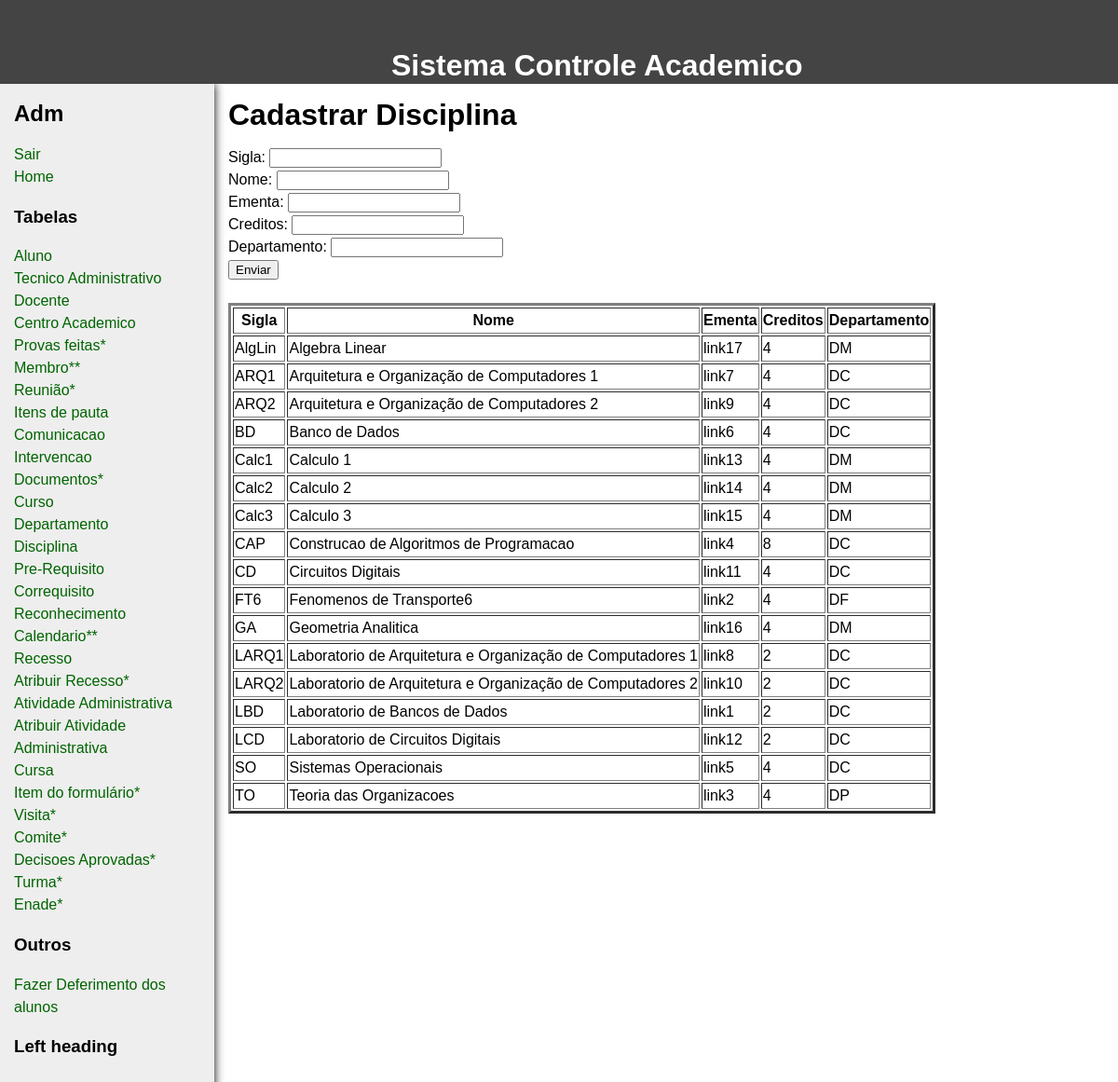
The page /LabBDinterface-master/criarDisciplina.php on the database its author committed.
### tables this page shows
CREATE TABLE disciplina (
    sigla               CHAR(10),
    nome                CHAR(255),
    ementa              LONGTEXT,
    creditos            INT,
    sigla_depto         CHAR(10),
    
    CONSTRAINT disciplina_sigla_fk FOREIGN KEY (sigla_depto) references departamento (sigla),
    CONSTRAINT disciplina_pk PRIMARY KEY(sigla)
);

### LabBDinterface-master/criarDisciplina.php (the view, shortened to what this page needs)
<!DOCTYPE html>
<html>
 <head>
    <div class id=head>
    <b> Sistema Controle Academico </b>
    </div>
    </head>
 <body>
   <div id="wrapper">
     <main>
       <div id="content">
         <div class="innertube">
           <h1>Cadastrar Disciplina</h1>
           <p>
             <form action="criarDisciplina.php" method="post">
             Sigla: <input type="text" name="sigla"/><br>
             Nome:  <input type="text" name="nome"/><br>
             Ementa: <input type="text" name="ementa"/><br>
             Creditos: <input type="text" name="creditos"/><br>
             Departamento: <input type="text" name="departamento"/><br>
             <input type="submit" value="Enviar" name="submit">
             </form>
             <?php
             $host     = "localhost";
             $port     = 3306;
             $socket   = "";
             $user     = "root";
             $password = "";
             $dbname   = "labbd";
             $con = new mysqli($host, $user, $password, $dbname, $port, $socket)
                     or die ('Could not connect to the database server' . mysqli_connect_error());
             $sql = "SELECT * FROM disciplina order by disciplina.sigla";
             $result = $con->query($sql);
             echo "<br>";
             echo "<table border=3>";
             echo "<th> Sigla </th> <th>Nome</th>  <th>Ementa</th> <th>Creditos</th> <th>Departamento</th>";
             if ($result->num_rows > 0) {
                 while($row = $result->fetch_assoc()) {
                   echo "<tr>";
                     echo "<td>" ;
                     echo  $row["sigla"];
                     echo "</td>";
                     echo "<td>" ;
                     echo $row["nome"];
                     echo "</td>";
                     echo "<td>" ;
                     echo $row["ementa"];
                     echo "</td>";
                     echo "<td>" ;
                     echo $row["creditos"];
                     echo "</td>";
                     echo "<td>" ;
                     echo $row["sigla_depto"];
                     echo "</td>";
                   echo "</tr>";
                 }
             echo "</table>";
             } else {
                 echo "0 results";
             }
          ?>
           </p>
         </div>
       </div>
     </main>
     <?php include("sidebarAdm.php"); ?>
   </div>
 </body>
</html>

### LabBDinterface-master/criarDisciplina.php (style rules this page uses)
body { margin:0; padding:0; font-family: Sans-Serif; line-height: 1.5em; }
main { padding-bottom: 10010px; margin-bottom: -10000px; float: left; width: 100%; }
#wrapper { overflow: hidden; }
#content { margin-left: 230px; }
.innertube { margin: 15px; margin-top: 0; }
p { color: #555; }
b { color: white; font-family: Sans-Serif; font-size: 200%; position: absolute; left: 35%; top: 5% }
#head { height: 90px; background: #444; }

### rows shown on the page
disciplina: sigla "AlgLin", nome "Algebra Linear", ementa "link17", creditos "4", sigla_depto "DM"
disciplina: sigla "ARQ1", nome "Arquitetura e Organização de Computadores 1", ementa "link7", creditos "4", sigla_depto "DC"
disciplina: sigla "ARQ2", nome "Arquitetura e Organização de Computadores 2", ementa "link9", creditos "4", sigla_depto "DC"
disciplina: sigla "BD", nome "Banco de Dados", ementa "link6", creditos "4", sigla_depto "DC"
disciplina: sigla "Calc1", nome "Calculo 1", ementa "link13", creditos "4", sigla_depto "DM"
disciplina: sigla "Calc2", nome "Calculo 2", ementa "link14", creditos "4", sigla_depto "DM"
disciplina: sigla "Calc3", nome "Calculo 3", ementa "link15", creditos "4", sigla_depto "DM"
disciplina: sigla "CAP", nome "Construcao de Algoritmos de Programacao", ementa "link4", creditos "8", sigla_depto "DC"
disciplina: sigla "CD", nome "Circuitos Digitais", ementa "link11", creditos "4", sigla_depto "DC"
disciplina: sigla "FT6", nome "Fenomenos de Transporte6", ementa "link2", creditos "4", sigla_depto "DF"
disciplina: sigla "GA", nome "Geometria Analitica", ementa "link16", creditos "4", sigla_depto "DM"
disciplina: sigla "LARQ1", nome "Laboratorio de Arquitetura e Organização de Computadores 1", ementa "link8", creditos "2", sigla_depto "DC"
disciplina: sigla "LARQ2", nome "Laboratorio de Arquitetura e Organização de Computadores 2", ementa "link10", creditos "2", sigla_depto "DC"
disciplina: sigla "LBD", nome "Laboratorio de Bancos de Dados", ementa "link1", creditos "2", sigla_depto "DC"
disciplina: sigla "LCD", nome "Laboratorio de Circuitos Digitais", ementa "link12", creditos "2", sigla_depto "DC"
disciplina: sigla "SO", nome "Sistemas Operacionais", ementa "link5", creditos "4", sigla_depto "DC"
disciplina: sigla "TO", nome "Teoria das Organizacoes", ementa "link3", creditos "4", sigla_depto "DP"
